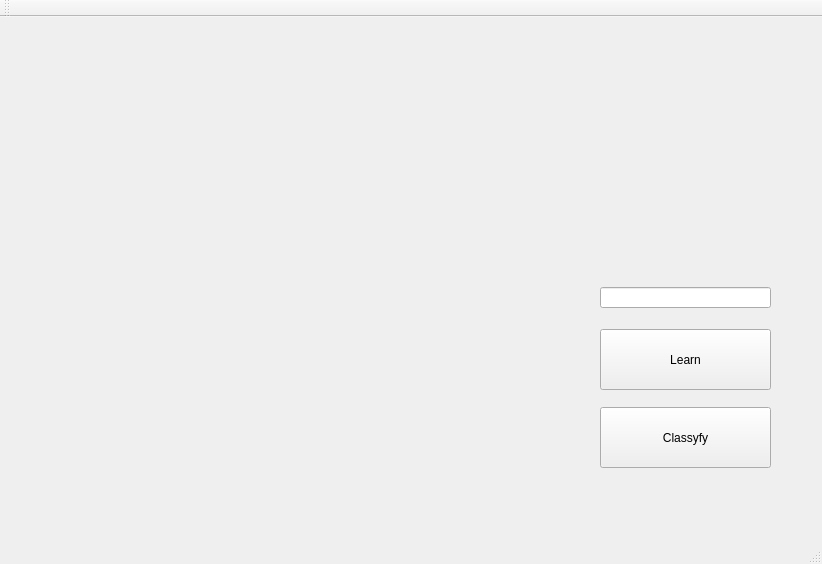
<?xml version="1.0" encoding="UTF-8"?>
<ui version="4.0">
 <class>MainWindow</class>
 <widget class="QMainWindow" name="MainWindow">
  <property name="geometry">
   <rect>
    <x>0</x>
    <y>0</y>
    <width>822</width>
    <height>564</height>
   </rect>
  </property>
  <property name="windowTitle">
   <string>MainWindow</string>
  </property>
  <widget class="QWidget" name="centralWidget">
   <widget class="PrintRectangle" name="widget" native="true">
    <property name="geometry">
     <rect>
      <x>20</x>
      <y>30</y>
      <width>481</width>
      <height>421</height>
     </rect>
    </property>
   </widget>
   <widget class="QPushButton" name="learn">
    <property name="geometry">
     <rect>
      <x>600</x>
      <y>312</y>
      <width>171</width>
      <height>61</height>
     </rect>
    </property>
    <property name="text">
     <string>Learn</string>
    </property>
   </widget>
   <widget class="QPushButton" name="classify">
    <property name="geometry">
     <rect>
      <x>600</x>
      <y>390</y>
      <width>171</width>
      <height>61</height>
     </rect>
    </property>
    <property name="text">
     <string>Classyfy</string>
    </property>
   </widget>
   <widget class="QLineEdit" name="learnValue">
    <property name="geometry">
     <rect>
      <x>600</x>
      <y>270</y>
      <width>171</width>
      <height>21</height>
     </rect>
    </property>
   </widget>
  </widget>
  <widget class="QMenuBar" name="menuBar">
   <property name="geometry">
    <rect>
     <x>0</x>
     <y>0</y>
     <width>822</width>
     <height>21</height>
    </rect>
   </property>
  </widget>
  <widget class="QToolBar" name="mainToolBar">
   <attribute name="toolBarArea">
    <enum>TopToolBarArea</enum>
   </attribute>
   <attribute name="toolBarBreak">
    <bool>false</bool>
   </attribute>
  </widget>
  <widget class="QStatusBar" name="statusBar"/>
 </widget>
 <layoutdefault spacing="6" margin="11"/>
 <customwidgets>
  <customwidget>
   <class>PrintRectangle</class>
   <extends>QWidget</extends>
   <header>printrectangle.h</header>
   <container>1</container>
  </customwidget>
 </customwidgets>
 <resources/>
 <connections/>
</ui>
